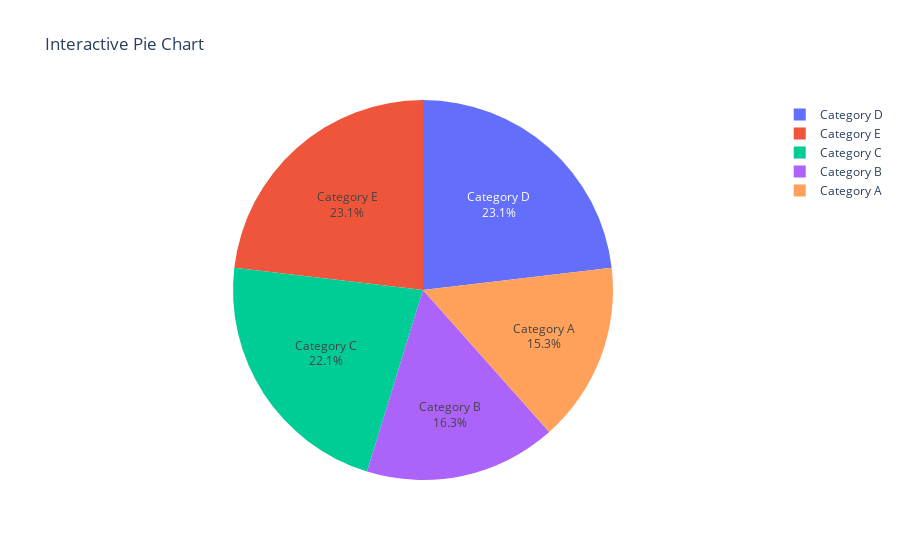

Notebook code cell kept with this figure:
### Code cell
np.random.seed(0)
labels = ['Category A', 'Category B', 'Category C', 'Category D', 'Category E']
values = np.random.randint(1, 100, len(labels))
fig = go.Figure(data=[go.Pie(labels=labels, values=values, hoverinfo='label+percent', textinfo='label+percent')])
fig.update_layout(title='Interactive Pie Chart')
fig.show()

### Figure 1 — Plotly figure (JSON) as saved in the notebook; plotly's stock layout.template omitted (floating-point values rounded to 4 significant figures)
{"data": [{"hoverinfo": "label+percent", "labels": ["Category A", "Category B", "Category C", "Category D", "Category E"], "textinfo": "label+percent", "type": "pie", "values": [45, 48, 65, 68, 68]}], "layout": {"title": {"text": "Interactive Pie Chart"}}}
